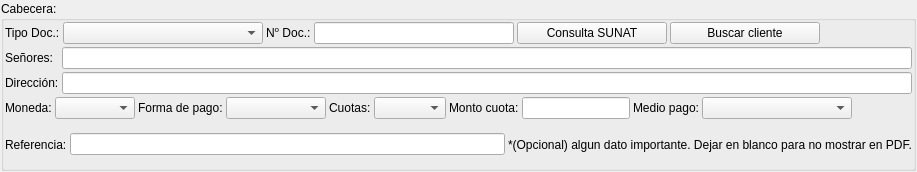
<?xml version="1.0" encoding="UTF-8"?>
<ui version="4.0">
 <class>Header</class>
 <widget class="QFrame" name="Header">
  <property name="geometry">
   <rect>
    <x>0</x>
    <y>0</y>
    <width>917</width>
    <height>172</height>
   </rect>
  </property>
  <property name="windowTitle">
   <string>Frame</string>
  </property>
  <layout class="QVBoxLayout" name="verticalLayout_2">
   <property name="spacing">
    <number>4</number>
   </property>
   <property name="leftMargin">
    <number>1</number>
   </property>
   <property name="topMargin">
    <number>1</number>
   </property>
   <property name="rightMargin">
    <number>1</number>
   </property>
   <property name="bottomMargin">
    <number>1</number>
   </property>
   <item>
    <widget class="QGroupBox" name="groupBox">
     <property name="title">
      <string>Cabecera:</string>
     </property>
     <layout class="QVBoxLayout" name="verticalLayout">
      <property name="spacing">
       <number>3</number>
      </property>
      <property name="leftMargin">
       <number>1</number>
      </property>
      <property name="topMargin">
       <number>1</number>
      </property>
      <property name="rightMargin">
       <number>1</number>
      </property>
      <property name="bottomMargin">
       <number>1</number>
      </property>
      <item>
       <layout class="QHBoxLayout" name="horizontalLayout_2">
        <item>
         <widget class="QLabel" name="label_5">
          <property name="text">
           <string>Tipo Doc.:</string>
          </property>
         </widget>
        </item>
        <item>
         <widget class="QComboBox" name="comboBox_2">
          <property name="sizePolicy">
           <sizepolicy hsizetype="Minimum" vsizetype="Fixed">
            <horstretch>0</horstretch>
            <verstretch>0</verstretch>
           </sizepolicy>
          </property>
          <property name="minimumSize">
           <size>
            <width>200</width>
            <height>0</height>
           </size>
          </property>
         </widget>
        </item>
        <item>
         <widget class="QLabel" name="label_6">
          <property name="text">
           <string>&lt;html&gt;&lt;head/&gt;&lt;body&gt;&lt;p&gt;N&lt;span style=&quot; vertical-align:super;&quot;&gt;o&lt;/span&gt; Doc.:&lt;/p&gt;&lt;/body&gt;&lt;/html&gt;</string>
          </property>
         </widget>
        </item>
        <item>
         <widget class="QLineEdit" name="lineEdit_2">
          <property name="sizePolicy">
           <sizepolicy hsizetype="Minimum" vsizetype="Fixed">
            <horstretch>0</horstretch>
            <verstretch>0</verstretch>
           </sizepolicy>
          </property>
          <property name="minimumSize">
           <size>
            <width>200</width>
            <height>0</height>
           </size>
          </property>
         </widget>
        </item>
        <item>
         <widget class="QPushButton" name="pushButton">
          <property name="minimumSize">
           <size>
            <width>150</width>
            <height>0</height>
           </size>
          </property>
          <property name="text">
           <string>Consulta SUNAT</string>
          </property>
         </widget>
        </item>
        <item>
         <widget class="QPushButton" name="pushButton_2">
          <property name="minimumSize">
           <size>
            <width>150</width>
            <height>0</height>
           </size>
          </property>
          <property name="text">
           <string>Buscar cliente</string>
          </property>
         </widget>
        </item>
        <item>
         <spacer name="horizontalSpacer_3">
          <property name="orientation">
           <enum>Qt::Orientation::Horizontal</enum>
          </property>
          <property name="sizeHint" stdset="0">
           <size>
            <width>40</width>
            <height>20</height>
           </size>
          </property>
         </spacer>
        </item>
       </layout>
      </item>
      <item>
       <layout class="QFormLayout" name="formLayout">
        <item row="0" column="0">
         <widget class="QLabel" name="label_7">
          <property name="text">
           <string>Señores:</string>
          </property>
         </widget>
        </item>
        <item row="0" column="1">
         <widget class="QLineEdit" name="lineEdit_3"/>
        </item>
        <item row="1" column="0">
         <widget class="QLabel" name="label_8">
          <property name="text">
           <string>Dirección:</string>
          </property>
         </widget>
        </item>
        <item row="1" column="1">
         <widget class="QLineEdit" name="lineEdit_4"/>
        </item>
       </layout>
      </item>
      <item>
       <layout class="QHBoxLayout" name="horizontalLayout_3">
        <item>
         <widget class="QLabel" name="label_9">
          <property name="text">
           <string>Moneda:</string>
          </property>
         </widget>
        </item>
        <item>
         <widget class="QComboBox" name="comboBox_3">
          <property name="sizePolicy">
           <sizepolicy hsizetype="Minimum" vsizetype="Fixed">
            <horstretch>0</horstretch>
            <verstretch>0</verstretch>
           </sizepolicy>
          </property>
          <property name="minimumSize">
           <size>
            <width>80</width>
            <height>0</height>
           </size>
          </property>
         </widget>
        </item>
        <item>
         <widget class="QLabel" name="label_10">
          <property name="text">
           <string>Forma de pago:</string>
          </property>
         </widget>
        </item>
        <item>
         <widget class="QComboBox" name="comboBox_4">
          <property name="sizePolicy">
           <sizepolicy hsizetype="Minimum" vsizetype="Fixed">
            <horstretch>0</horstretch>
            <verstretch>0</verstretch>
           </sizepolicy>
          </property>
          <property name="minimumSize">
           <size>
            <width>100</width>
            <height>0</height>
           </size>
          </property>
         </widget>
        </item>
        <item>
         <widget class="QLabel" name="label_11">
          <property name="text">
           <string>Cuotas:</string>
          </property>
         </widget>
        </item>
        <item>
         <widget class="QComboBox" name="comboBox_5">
          <property name="sizePolicy">
           <sizepolicy hsizetype="Minimum" vsizetype="Fixed">
            <horstretch>0</horstretch>
            <verstretch>0</verstretch>
           </sizepolicy>
          </property>
          <property name="minimumSize">
           <size>
            <width>60</width>
            <height>0</height>
           </size>
          </property>
         </widget>
        </item>
        <item>
         <widget class="QLabel" name="label_12">
          <property name="text">
           <string>Monto cuota:</string>
          </property>
         </widget>
        </item>
        <item>
         <widget class="QLineEdit" name="lineEdit_5">
          <property name="sizePolicy">
           <sizepolicy hsizetype="Minimum" vsizetype="Fixed">
            <horstretch>0</horstretch>
            <verstretch>0</verstretch>
           </sizepolicy>
          </property>
          <property name="minimumSize">
           <size>
            <width>100</width>
            <height>0</height>
           </size>
          </property>
         </widget>
        </item>
        <item>
         <widget class="QLabel" name="label_13">
          <property name="text">
           <string>Medio pago:</string>
          </property>
         </widget>
        </item>
        <item>
         <widget class="QComboBox" name="comboBox_6">
          <property name="sizePolicy">
           <sizepolicy hsizetype="Minimum" vsizetype="Fixed">
            <horstretch>0</horstretch>
            <verstretch>0</verstretch>
           </sizepolicy>
          </property>
          <property name="minimumSize">
           <size>
            <width>150</width>
            <height>0</height>
           </size>
          </property>
         </widget>
        </item>
        <item>
         <spacer name="horizontalSpacer_4">
          <property name="orientation">
           <enum>Qt::Orientation::Horizontal</enum>
          </property>
          <property name="sizeHint" stdset="0">
           <size>
            <width>40</width>
            <height>20</height>
           </size>
          </property>
         </spacer>
        </item>
       </layout>
      </item>
      <item>
       <layout class="QHBoxLayout" name="horizontalLayout_4">
        <item>
         <widget class="QLabel" name="label_14">
          <property name="text">
           <string>Referencia:</string>
          </property>
         </widget>
        </item>
        <item>
         <widget class="QLineEdit" name="lineEdit_6"/>
        </item>
        <item>
         <widget class="QLabel" name="label_15">
          <property name="text">
           <string>*(Opcional) algun dato importante. Dejar en blanco para no mostrar en PDF.</string>
          </property>
         </widget>
        </item>
       </layout>
      </item>
     </layout>
    </widget>
   </item>
  </layout>
 </widget>
 <resources/>
 <connections/>
</ui>
